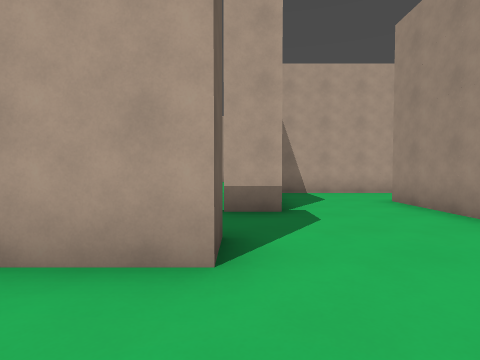
view 1 (above)

24 first-person views from a walk through a Godot game level. The camera is 1.3 m above the floor, tilts 2° down and sees 80° across. The floor is counted in squares, 1.8 m on a side. Each view is taken from the middle of a square. On the plan, view 1 faces up. The plan holds only what a view shows up to about 10 squares ahead; the rest is blank. The place goes on beyond the plan.

view 2
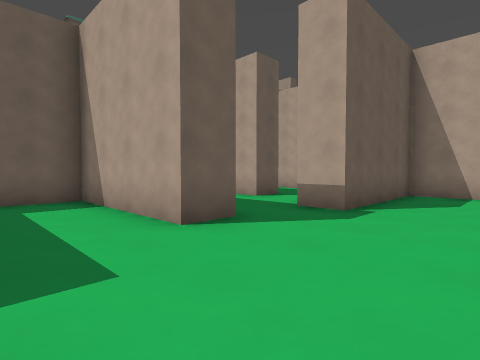

view 3
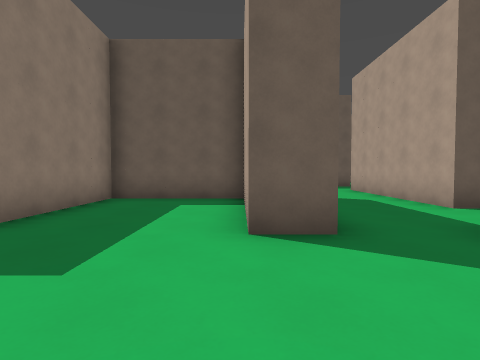

view 4
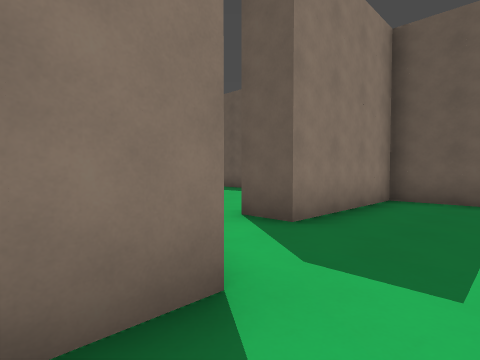

view 5
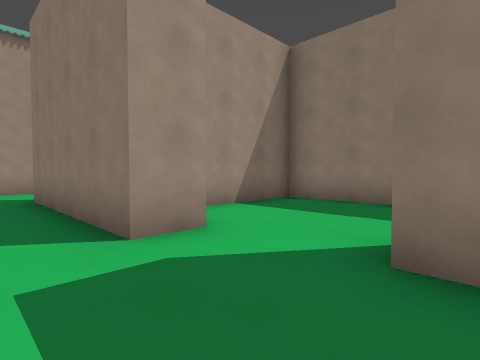

view 6
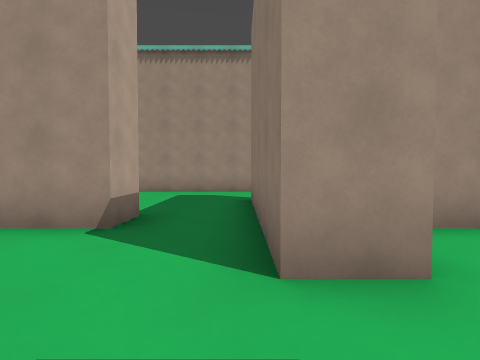

view 7
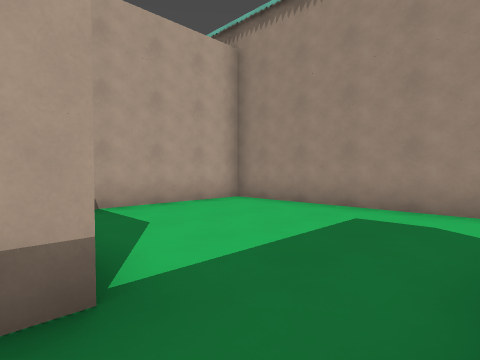

view 8
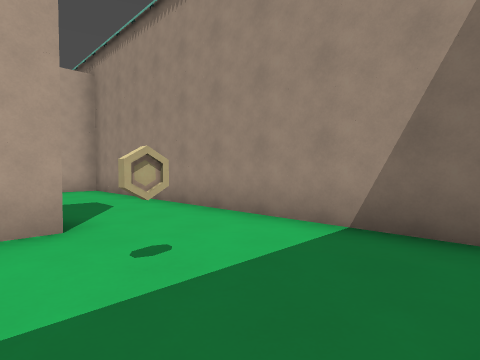

view 9
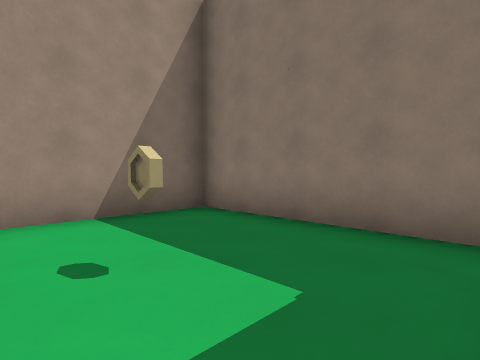

view 10
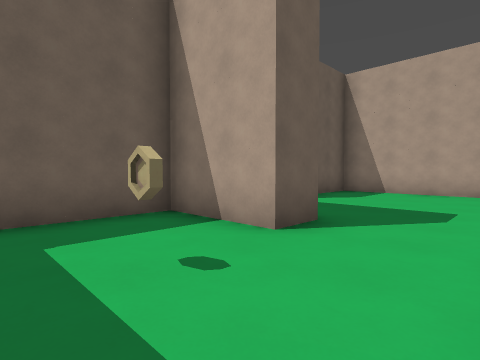

view 11
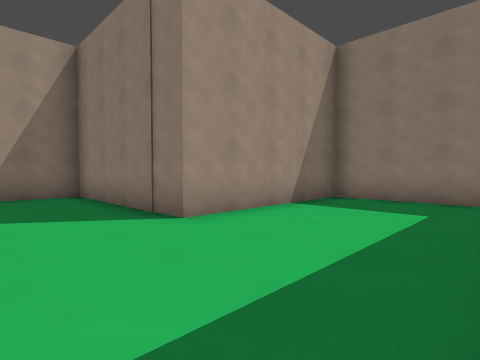

view 12
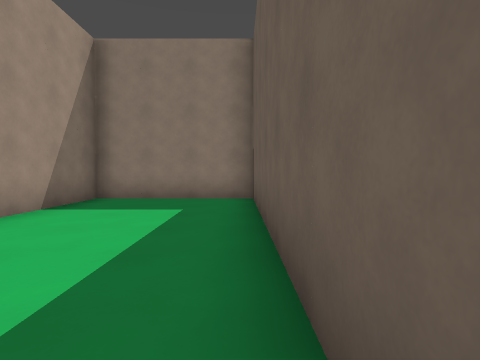

view 13
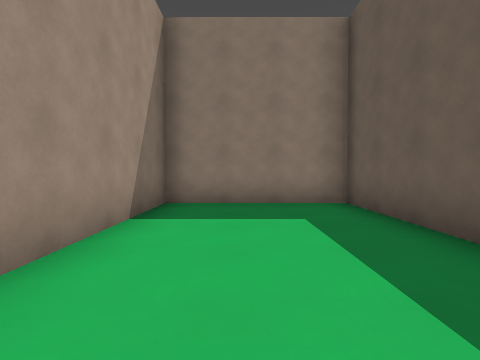

view 14
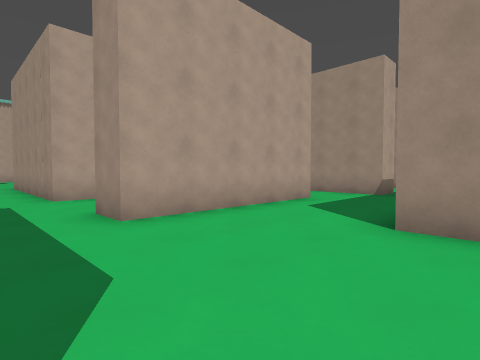

view 15
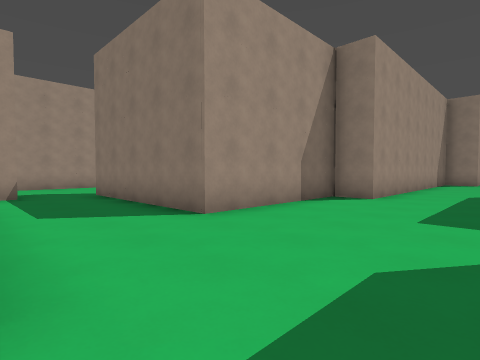

view 16
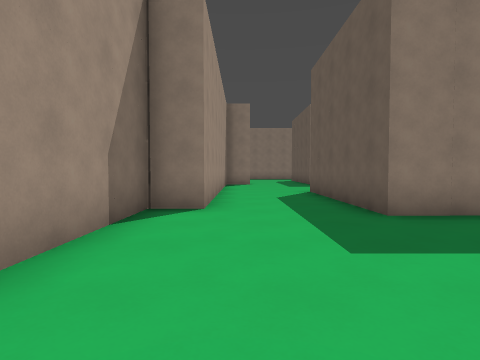

view 17
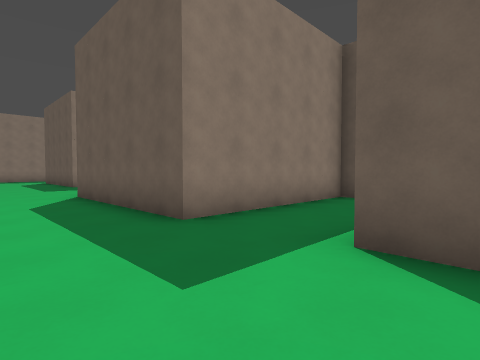

view 18
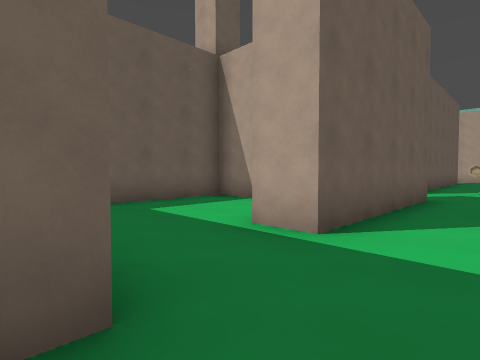

view 19
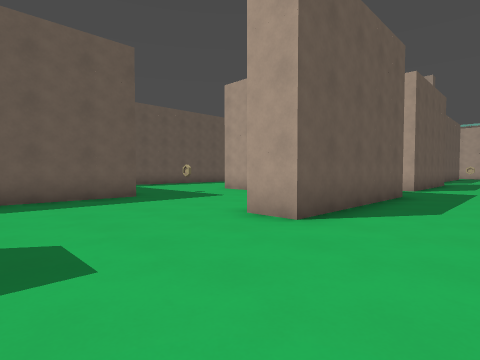

view 20
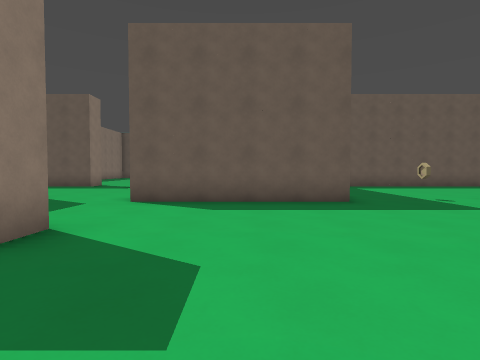

view 21
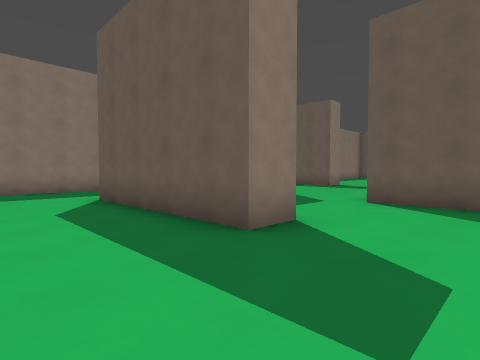

view 22
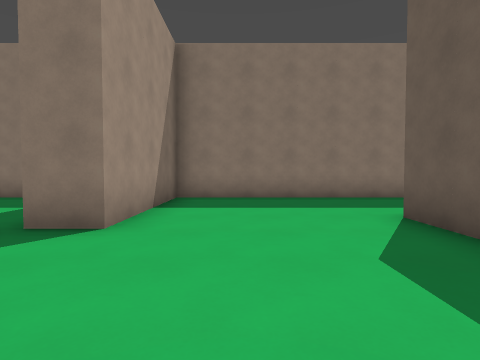

view 23
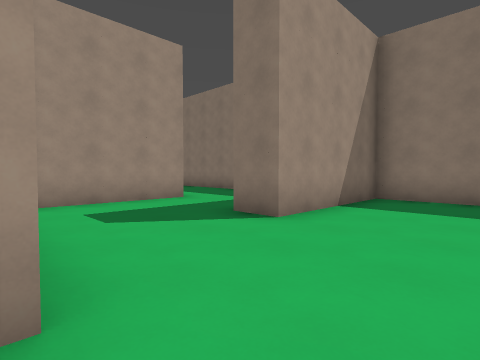

view 24
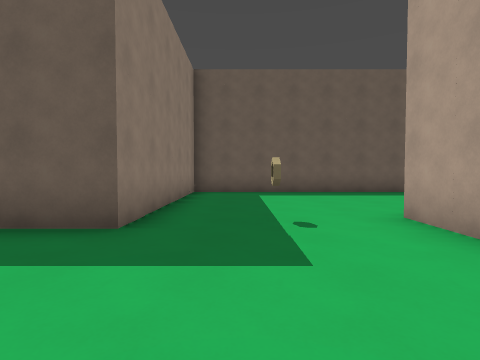

### Floor plan
Points are (right, up) in squares from view 1. A wall is a line through its corners. A room is listed if a view was taken in it or the views show most of it. See-through windows are left out.
Room 1 (views 1, 2, 3, 4, 5, 6, 7)
walls: (-0.2, 3.1) (-0.2, 2.1) (-4.3, 2.1) (-4.3, -1.3) (-0.2, -1.3); (1.9, -0.3) (4.4, -0.3); (4.6, 1.6) (3.5, 1.6) (3.5, 6.6); (4.9, 8.9) (0.7, 8.9) (0.7, 4.9) (-0.3, 4.9)
ways out: opening at (4, 0.5) to room 2; opening at (0.5, -1.5) to room 3; opening at (-1, 4) to room 4; opening at (4.5, 7.5)
Room 2 (views 8, 9, 10)
walls: (4.4, -0.3) (6.9, -0.3) (6.9, -1.3) (4.5, -1.3) (4.5, -3.6); (5.2, -5.5) (9.5, -5.5) (9.5, 5.6) (4.5, 5.6) (4.5, 3.8)
ways out: opening at (4, 0.5) to room 1
objects: coin (7, -3)
Room 3 (views 11, 12, 13)
walls: (-5.3, -3.4) (-5.3, -10.3) (-1.4, -10.3) (-1.4, -5.5) (3.5, -5.5) (3.5, -2.4); (-0.2, -1.3) (-0.2, -2.4); (1.9, -1.4) (1.9, -0.3)
ways out: opening at (0.5, -1.5) to room 1
Room 4 (views 14, 15, 16, 17, 18, 19, 20, 21, 22, 23, 24)
walls: (-11.5, -10.3) (-10.5, -10.3) (-10.5, -15.4); (-6.3, -5.8) (-6.3, -1.3) (-5.3, -1.3) (-5.3, 3.1) (-0.2, 3.1); (-13.9, -1.5) (-15.4, -1.5); (-10.6, -0.5) (-9.3, -0.5) (-9.3, -5.5) (-10.4, -5.5); (-12.4, -18.5) (-6.3, -18.5) (-6.3, -14.5) (-5.2, -14.5); (-2.5, -15.4) (-2.5, -12); (-20.4, 1.5) (-20.4, -5.5) (-14.5, -5.5) (-14.5, -10.5); (-2.4, -18.5) (-1.6, -18.5); (-9.6, 6.9) (-9.6, 1.9) (-10.6, 1.9); (-0.3, 4.9) (-0.3, 7.2); (-2.4, 7.1) (-2.4, 6) (-7.5, 6)
ways out: opening at (-1, 4) to room 1; opening at (-10, 0.5) to room 5; opening at (-8.5, 6); opening at (-1.5, 6.5)
objects: coin (-15, -3)
Room 5 (no view inside)
walls: (-13, 4.5) (-14.3, 4.5) (-14.3, -0.5) (-10.6, -0.5)
ways out: opening at (-10, 0.5) to room 4

Positions as (right, up) in squares from view 1, and headings:
1: (0, 0), facing up
2: (3, 0), facing up-left
3: (3, 2), facing left
4: (3, 1), facing down-left
5: (-1, 1), facing down-right
6: (0, 0), facing right
7: (4, 0), facing up-right
8: (6, -5), facing up-right
9: (5, -2), facing down-right
10: (9, -4), facing up-left
11: (-5, -3), facing down-right
12: (-5, -3), facing down
13: (-3, -4), facing down
14: (-9, 2), facing up-right
15: (-9, 6), facing down-right
16: (-7, 4), facing down
17: (-7, 3), facing down-left
18: (-8, -1), facing up-left
19: (-7, -9), facing up-left
20: (-8, -8), facing left
21: (-8, -8), facing down-left
22: (-8, -11), facing down
23: (-9, -11), facing down-right
24: (-11, -4), facing left
